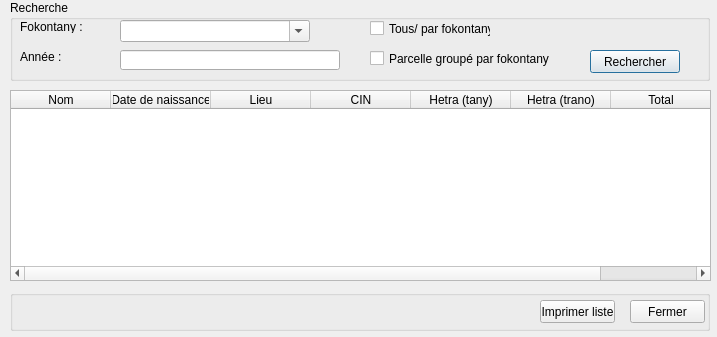
<?xml version="1.0" encoding="UTF-8"?>
<ui version="4.0">
 <class>Dialog</class>
 <widget class="QDialog" name="Dialog">
  <property name="enabled">
   <bool>true</bool>
  </property>
  <property name="geometry">
   <rect>
    <x>0</x>
    <y>0</y>
    <width>717</width>
    <height>337</height>
   </rect>
  </property>
  <property name="windowTitle">
   <string>Liste des contribuables</string>
  </property>
  <widget class="QGroupBox" name="groupBox">
   <property name="geometry">
    <rect>
     <x>10</x>
     <y>0</y>
     <width>700</width>
     <height>81</height>
    </rect>
   </property>
   <property name="title">
    <string>Recherche</string>
   </property>
   <widget class="QCheckBox" name="checkBox_3">
    <property name="geometry">
     <rect>
      <x>360</x>
      <y>20</y>
      <width>121</width>
      <height>17</height>
     </rect>
    </property>
    <property name="text">
     <string>Tous/ par fokontany</string>
    </property>
   </widget>
   <widget class="QCheckBox" name="checkBox_4">
    <property name="geometry">
     <rect>
      <x>360</x>
      <y>50</y>
      <width>190</width>
      <height>17</height>
     </rect>
    </property>
    <property name="text">
     <string>Parcelle groupé par fokontany</string>
    </property>
   </widget>
   <widget class="QLineEdit" name="lineEdit_5">
    <property name="geometry">
     <rect>
      <x>110</x>
      <y>50</y>
      <width>220</width>
      <height>20</height>
     </rect>
    </property>
   </widget>
   <widget class="QLabel" name="label">
    <property name="geometry">
     <rect>
      <x>10</x>
      <y>50</y>
      <width>100</width>
      <height>13</height>
     </rect>
    </property>
    <property name="text">
     <string>Année :</string>
    </property>
   </widget>
   <widget class="QPushButton" name="pushButton_4">
    <property name="geometry">
     <rect>
      <x>580</x>
      <y>50</y>
      <width>90</width>
      <height>23</height>
     </rect>
    </property>
    <property name="text">
     <string>Rechercher</string>
    </property>
   </widget>
   <widget class="QComboBox" name="comboBox">
    <property name="geometry">
     <rect>
      <x>110</x>
      <y>20</y>
      <width>190</width>
      <height>22</height>
     </rect>
    </property>
    <property name="editable">
     <bool>true</bool>
    </property>
   </widget>
   <widget class="QLabel" name="label_2">
    <property name="geometry">
     <rect>
      <x>10</x>
      <y>20</y>
      <width>100</width>
      <height>13</height>
     </rect>
    </property>
    <property name="text">
     <string>Fokontany :</string>
    </property>
   </widget>
  </widget>
  <widget class="QTableWidget" name="tableWidget">
   <property name="geometry">
    <rect>
     <x>10</x>
     <y>90</y>
     <width>701</width>
     <height>191</height>
    </rect>
   </property>
   <column>
    <property name="text">
     <string>Nom</string>
    </property>
   </column>
   <column>
    <property name="text">
     <string>Date de naissance</string>
    </property>
   </column>
   <column>
    <property name="text">
     <string>Lieu</string>
    </property>
   </column>
   <column>
    <property name="text">
     <string>CIN</string>
    </property>
   </column>
   <column>
    <property name="text">
     <string>Hetra (tany)</string>
    </property>
   </column>
   <column>
    <property name="text">
     <string>Hetra (trano)</string>
    </property>
   </column>
   <column>
    <property name="text">
     <string>Total</string>
    </property>
   </column>
  </widget>
  <widget class="QGroupBox" name="groupBox_2">
   <property name="geometry">
    <rect>
     <x>10</x>
     <y>290</y>
     <width>700</width>
     <height>41</height>
    </rect>
   </property>
   <property name="title">
    <string/>
   </property>
   <widget class="QPushButton" name="pushButton">
    <property name="geometry">
     <rect>
      <x>530</x>
      <y>10</y>
      <width>75</width>
      <height>23</height>
     </rect>
    </property>
    <property name="text">
     <string>Imprimer liste</string>
    </property>
   </widget>
   <widget class="QPushButton" name="pushButton_3">
    <property name="geometry">
     <rect>
      <x>620</x>
      <y>10</y>
      <width>75</width>
      <height>23</height>
     </rect>
    </property>
    <property name="text">
     <string>Fermer</string>
    </property>
   </widget>
  </widget>
 </widget>
 <resources/>
 <connections/>
</ui>
